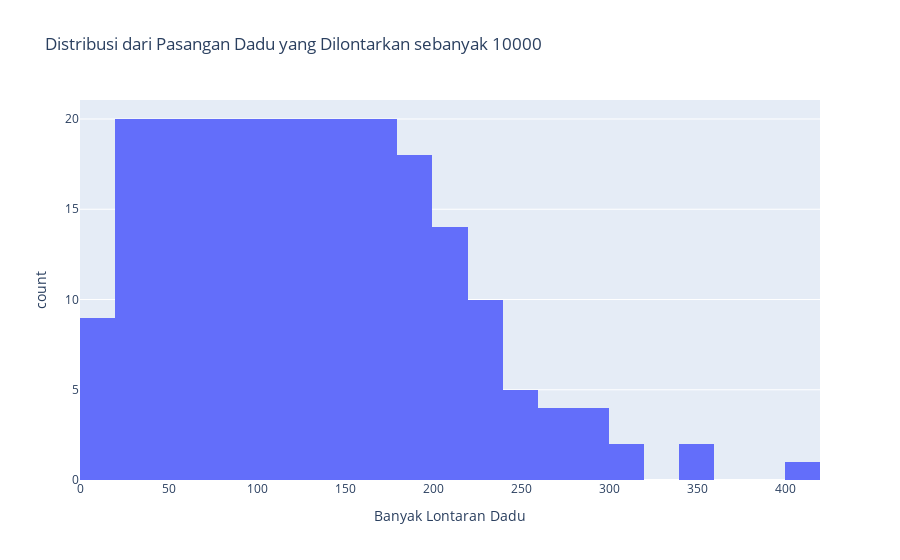

This figure's notebook cell:
### Code cell
random_dice(10000)

### Figure 1 — Plotly figure (JSON) as saved in the notebook; plotly's stock layout.template omitted (floating-point values rounded to 4 significant figures; data arrays with more than 128 entries replaced by an {"elided": "..."} marker saying what was removed)
{"data": [{"alignmentgroup": "True", "bingroup": "x", "hovertemplate": "Banyak Lontaran Dadu=%{x}<br>count=%{y}<extra></extra>", "legendgroup": "", "marker": {"color": "#636efa"}, "name": "", "offsetgroup": "", "orientation": "v", "showlegend": false, "type": "histogram", "x": {"elided": "229 str values"}, "xaxis": "x", "yaxis": "y"}], "layout": {"barmode": "relative", "legend": {"tracegroupgap": 0}, "title": {"text": "Distribusi dari Pasangan Dadu yang Dilontarkan sebanyak 10000"}, "xaxis": {"anchor": "y", "domain": [0, 1], "title": {"text": "Banyak Lontaran Dadu"}}, "yaxis": {"anchor": "x", "domain": [0, 1], "title": {"text": "count"}}}}
